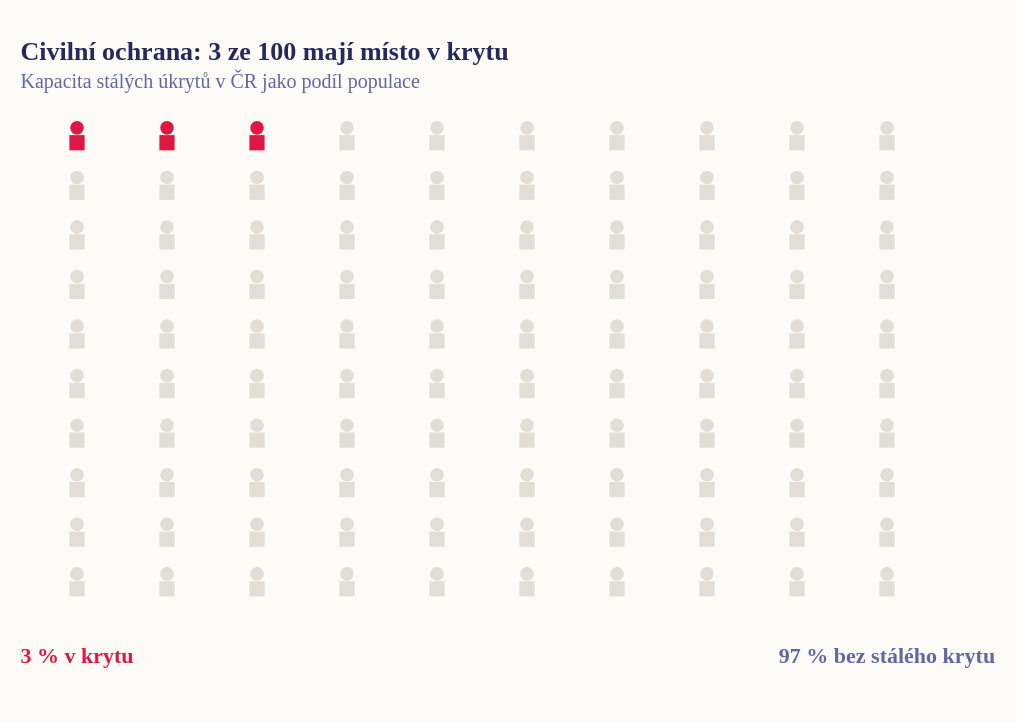

Write the Vega-Lite specification saved for this chart.
### Vega-Lite specification from a JSON file in a GitHub repository (floating-point values rounded to 4 significant figures)
{"_source": "Zdroj: HZS ČR / ČT24, stálé úkryty v ČR pojmou přibližně 3 % obyvatel; research audit kapitoly 05.", "$schema": "https://vega.github.io/schema/vega-lite/v5.json", "description": "Civilní ochrana: 100 ikon obyvatel, 3 s místem ve stálém úkrytu", "width": 450, "height": 280, "padding": {"top": 20, "left": 10, "right": 10, "bottom": 25}, "autosize": {"type": "pad", "resize": true}, "background": "#fdfbf7", "title": {"text": "Civilní ochrana: 3 ze 100 mají místo v krytu", "subtitle": "Kapacita stálých úkrytů v ČR jako podíl populace", "font": "Roboto Slab", "fontSize": 13, "fontWeight": "bold", "anchor": "start", "color": "#272a59", "subtitleFont": "Work Sans", "subtitleFontSize": 10, "subtitleColor": "#6267a3", "offset": 10}, "data": {"sequence": {"start": 0, "stop": 100, "step": 1}}, "transform": [{"calculate": "datum.data % 10", "as": "col"}, {"calculate": "floor(datum.data / 10)", "as": "row"}, {"calculate": "floor(datum.data / 10) - 0.18", "as": "head_row"}, {"calculate": "floor(datum.data / 10) + 0.12", "as": "body_row"}, {"calculate": "datum.data < 3 ? 'místo ve stálém krytu' : 'bez zajištěného stálého krytu'", "as": "status"}, {"calculate": "datum.data < 3 ? 1 : 0", "as": "protected"}], "layer": [{"mark": {"type": "point", "shape": "square", "filled": true, "size": 58}, "encoding": {"x": {"field": "col", "type": "quantitative", "axis": null, "scale": {"domain": [-0.5, 9.5]}}, "y": {"field": "body_row", "type": "quantitative", "axis": null, "scale": {"domain": [-0.5, 10.8], "reverse": true}}, "color": {"field": "status", "type": "nominal", "scale": {"domain": ["místo ve stálém krytu", "bez zajištěného stálého krytu"], "range": ["#de1743", "#c9c7bc"]}, "legend": null}, "opacity": {"field": "protected", "type": "quantitative", "scale": {"domain": [0, 1], "range": [0.55, 1]}, "legend": null}}}, {"mark": {"type": "point", "shape": "circle", "filled": true, "size": 46}, "encoding": {"x": {"field": "col", "type": "quantitative", "axis": null, "scale": {"domain": [-0.5, 9.5]}}, "y": {"field": "head_row", "type": "quantitative", "axis": null, "scale": {"domain": [-0.5, 10.8], "reverse": true}}, "color": {"field": "status", "type": "nominal", "scale": {"domain": ["místo ve stálém krytu", "bez zajištěného stálého krytu"], "range": ["#de1743", "#c9c7bc"]}, "legend": null}, "opacity": {"field": "protected", "type": "quantitative", "scale": {"domain": [0, 1], "range": [0.55, 1]}, "legend": null}}}, {"data": {"values": [{"x": 0, "y": 10.25, "label": "3 % v krytu", "color": "#de1743"}, {"x": 9, "y": 10.25, "label": "97 % bez stálého krytu", "color": "#6267a3"}]}, "mark": {"type": "text", "font": "Roboto Slab", "fontSize": 11, "fontWeight": "bold", "baseline": "top"}, "encoding": {"x": {"field": "x", "type": "quantitative", "scale": {"domain": [0, 9]}, "axis": null}, "y": {"field": "y", "type": "quantitative", "scale": {"domain": [-0.5, 10.8], "reverse": true}, "axis": null}, "text": {"field": "label"}, "color": {"field": "color", "type": "nominal", "scale": null}, "align": {"condition": {"test": "datum.x > 4", "value": "right"}, "value": "left"}}}], "config": {"view": {"stroke": "transparent"}}}
